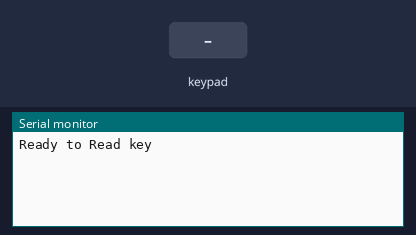
Bench run of a sketch on a simulated Arduino Uno, built with avr-gcc and run on an emulated ATmega328P. Parts: the last lines printed to the serial monitor. The test bench sets the inputs (shaded band).

Above: at 1.2 s.
1.3 s: key '1' pressed
At 2.1 s:
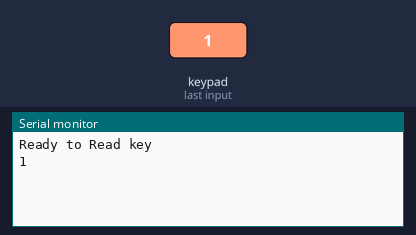
2.8 s: keypad keys 8 9 1 0 1 1 # pressed 0.4 s apart
At 6.6 s:
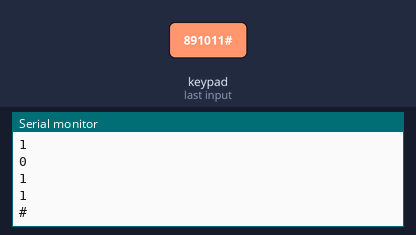
7.1 s: key 'A' pressed
At 7.9 s:
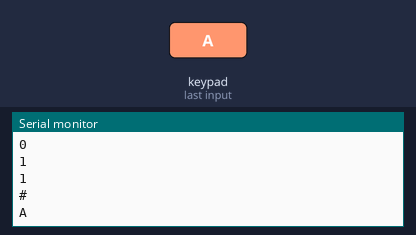
8.6 s: keypad keys 8 9 1 0 1 1 * pressed 0.4 s apart
At 11.9 s:
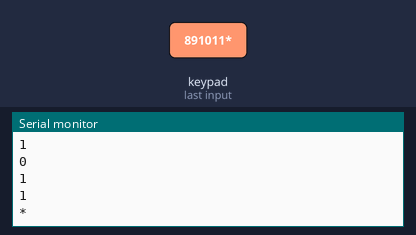
12.9 s: key 'B' pressed
At 13.5 s:
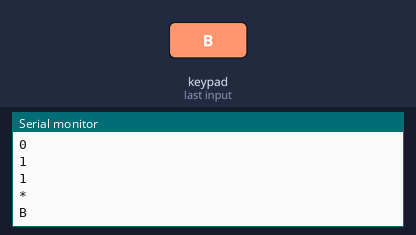
14.4 s: keypad keys 8 9 1 0 1 1 D pressed 0.4 s apart
At 17.6 s:
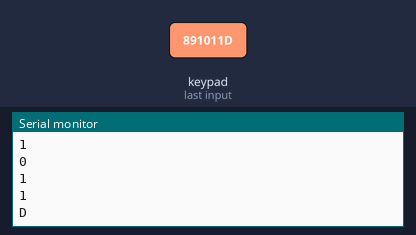
Timing chart, 0 to 19.1 s (numbered marks = the images above; inputs shaded):
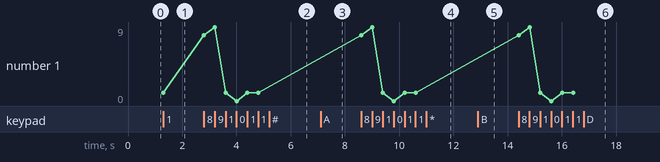

The sketch:

programp11.ino
```cpp
#include <Keypad.h>
#include <LiquidCrystal.h>

#define LCD_RS 7
#define LCD_EN 6
#define LCD0_D4 5
#define LCD0_D5 4
#define LCD0_D6 3
#define LCD0_D7 2

LiquidCrystal LCD0(
    LCD_RS,
    LCD_EN,
    LCD0_D4,
    LCD0_D5,
    LCD0_D6,
    LCD0_D7);

#define COL 4
#define ROW 4

unsigned char keymap[ROW][ROW] = {
    {'1', '2', '3', 'A'},
    {'4', '5', '6', 'B'},
    {'7', '8', '9', 'C'},
    {'*', '0', '#', 'D'},
};
byte rowPins[ROW] = {8, 9, 10, 11};
byte colPins[COL] = {A5, A4, A3, A2};
Keypad customKeypad = Keypad(makeKeymap(keymap), rowPins, colPins, ROW, COL);
int pos = 0;
void setup()
{
    Serial.begin(115200);
    Serial.println("Ready to Read key");
}
void loop()
{
    char customKey = customKeypad.getKey();
    // int pos=0;
    if (customKey)
    {
        Serial.println(customKey);
        LCD0.setCursor(pos, 0);
        LCD0.print(customKey);
        if (pos == 16)
        {
            pos = 0;
            LCD0.clear();
        }
        else
        {
            pos++;
        }
    }
}
```

Measured:
- after the input at 1.3 s, the serial monitor: prints a new line at once (image 1)
- after the input at 2.8 s, the serial monitor: prints a new line at once (image 2)
- after the input at 7.1 s, the serial monitor: prints a new line at once (image 3)
- after the input at 8.6 s, the serial monitor: prints a new line at once (image 4)
- after the input at 12.9 s, the serial monitor: prints a new line at once (image 5)
- after the input at 14.4 s, the serial monitor: prints a new line at once (image 6)
